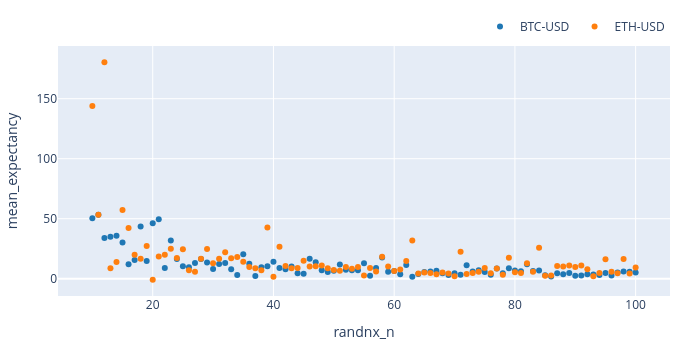

Notebook code for this chart:
### Code cell
# Let's generate 1000 strategies with random signals and test them on BTC and ETH: 

import numpy as np

symbols = ["BTC-USD", "ETH-USD"]
price = vbt.YFData.download(symbols, missing_index='drop').get('Close')

n = np.random.randint(10, 101, size=1000).tolist()
pf = vbt.Portfolio.from_random_signals(price, n=n, init_cash=100, seed=42)

mean_expectancy = pf.trades.expectancy().groupby(['randnx_n', 'symbol']).mean()
fig = mean_expectancy.unstack().vbt.scatterplot(xaxis_title='randnx_n', yaxis_title='mean_expectancy')
fig.show()
